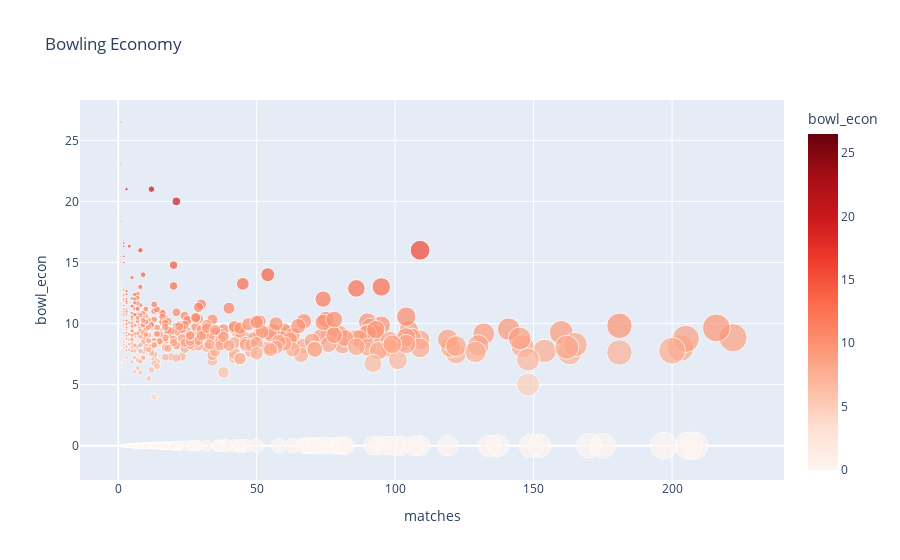

The notebook cell saved with this chart:
### Code cell
# Create the scatter plot to see the Bowling Economy by players
fig = px.scatter(final_df, x='matches', y='bowl_econ',color='bowl_econ',
                 size='matches', hover_name=final_df.index, title='Bowling Economy')
fig.update_layout(coloraxis=dict(colorscale='reds'))

# Show the plot
fig.show()

### Figure 1 — Plotly figure (JSON) as saved in the notebook; plotly's stock layout.template omitted (floating-point values rounded to 4 significant figures; data arrays with more than 128 entries replaced by an {"elided": "..."} marker saying what was removed)
{"data": [{"hovertemplate": "<b>%{hovertext}</b><br><br>matches=%{marker.size}<br>bowl_econ=%{marker.color}<extra></extra>", "hovertext": {"elided": "656 str values"}, "legendgroup": "", "marker": {"color": {"elided": "656 float values"}, "coloraxis": "coloraxis", "size": {"elided": "656 int values"}, "sizemode": "area", "sizeref": 0.555, "symbol": "circle"}, "mode": "markers", "name": "", "orientation": "v", "showlegend": false, "type": "scatter", "x": {"elided": "656 int values"}, "xaxis": "x", "y": {"elided": "656 float values"}, "yaxis": "y"}], "layout": {"coloraxis": {"colorbar": {"title": {"text": "bowl_econ"}}, "colorscale": [[0, "rgb(255,245,240)"], [0.125, "rgb(254,224,210)"], [0.25, "rgb(252,187,161)"], [0.375, "rgb(252,146,114)"], [0.5, "rgb(251,106,74)"], [0.625, "rgb(239,59,44)"], [0.75, "rgb(203,24,29)"], [0.875, "rgb(165,15,21)"], [1, "rgb(103,0,13)"]]}, "legend": {"itemsizing": "constant", "tracegroupgap": 0}, "title": {"text": "Bowling Economy"}, "xaxis": {"anchor": "y", "domain": [0, 1], "title": {"text": "matches"}}, "yaxis": {"anchor": "x", "domain": [0, 1], "title": {"text": "bowl_econ"}}}}
